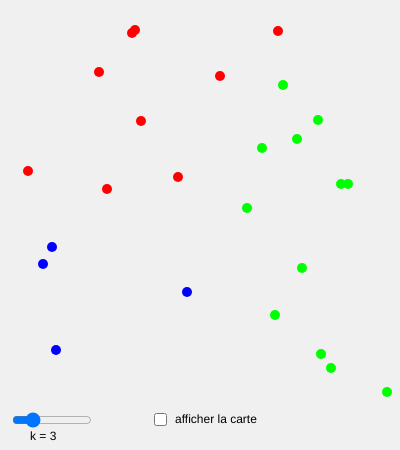
Frame 1 (no input)
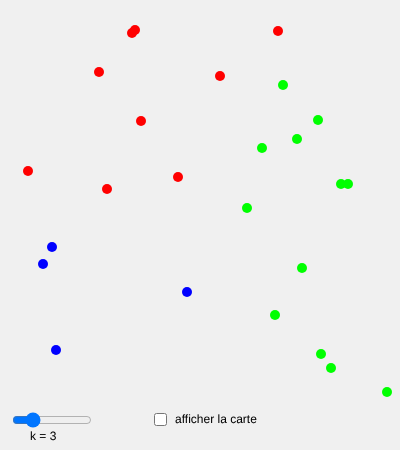
Frame 60 (no input)
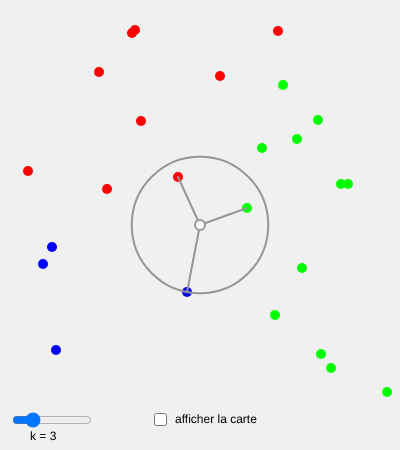
Frame 120 (the mouse pressed at the canvas centre since frame 60)

The p5.js sketch that drew these frames (run headless with seeded random() and noise() and a simulated clock; from frame 60 on, the mouse is pressed at the canvas centre):

// p5.js sketch
// ── sketch.js
let points = [];
let width = 400;
let height = 400;

let k_slider;
let k_knn = 1;
let knn_circle = {set: false};
let bg_checkbox;

// function qui determine la catégorie d'un point en fonction de ses coordonnées
// la catégorie correspond à un secteur angulaire de 120° centré au milieu du canevas
function getCategory(x, y) {
  let angle = atan2(y - height / 2, x - width / 2);
  let category = floor((angle + PI) / (2 * PI / 3)) + 1;
  return category;
}

// function qui calcule pour un point donné en paramètre, la catégorie de la majorité des k points le plus prés, k étant également un paramètre
// s'il n'ya pas de majorité, la catégorie retournée est '0'
function getKnnCircle(x, y, k) {
  let categories = [0, 0, 0];
  let distances = [];
  for (let i = 0; i < points.length; i++) {
    let otherPoint = points[i];
    let distance = dist(x, y, otherPoint.x, otherPoint.y);
    distances.push({
      distance: distance,
      x: otherPoint.x,
      y: otherPoint.y,
      category: otherPoint.category
    });
  }

  distances.sort((a, b) => a.distance - b.distance);
  for (let i = 0; i < k; i++) {
    categories[distances[i].category - 1]++;
  }

  // calcul de la catégorie majoritaire, si elle existe
  // 0 sinon
  let maxCategory = 0;
  let maxCount1 = 0;
  let maxCount2 = 0;
  // calcul du nombre de points des 2 catégories les plus présentes
  for (let i = 0; i < 3; i++) {
    if (categories[i] > maxCount1) {
      maxCount2 = maxCount1;
      maxCount1 = categories[i];
      maxCategory = i + 1;
    } else if (categories[i] > maxCount2) {
      maxCount2 = categories[i];
    }
  }
  if(maxCount1 == maxCount2)
    maxCategory = 0;

  // on ajoute les coordonnées des k points les plus proches
  // dans le tableau distances
  k_points = [];
  for(let i = 0; i < k; i++)
  {
    k_points.push({x: distances[i].x, y: distances[i].y});
  }

  return {
    set: true, 
    category: maxCategory, 
    radius: distances[k-1].distance, 
    x: x, y: y,
    points: k_points};
}


function getMajorityCategory(point, k) {
  let categories = [0, 0, 0];
  let distances = [];
  for (let i = 0; i < points.length; i++) {
    let otherPoint = points[i];
    let distance = dist(point.x, point.y, otherPoint.x, otherPoint.y);
    distances.push({
      distance: distance,
      category: otherPoint.category
    });
  }

  distances.sort((a, b) => a.distance - b.distance);
  for (let i = 0; i < k; i++) {
    categories[distances[i].category - 1]++;
  }

  // calcul de la catégorie majoritaire, si elle existe
  // 0 sinon
  let maxCategory = 0;
  let maxCount1 = 0;
  let maxCount2 = 0;
  // calcul du nombre de points des 2 catégories les plus présentes
  for (let i = 0; i < 3; i++) {
    if (categories[i] > maxCount1) {
      maxCount2 = maxCount1;
      maxCount1 = categories[i];
      maxCategory = i + 1;
    } else if (categories[i] > maxCount2) {
      maxCount2 = categories[i];
    }
  }
  if(maxCount1 == maxCount2)
    maxCategory = 0;

  return maxCategory;
}


// fonction qui dessine un fond de carte composé d'un ensemble de carrés dont la couleur
// est déterminée par la catégorie du point le plus proche
function drawBackground() {

  for (let x = 0; x < width; x += 5) {
    for (let y = 0; y < height; y += 5) {
      let category = getMajorityCategory({
        x: x,
        y: y
      },k_knn);
      if (category === 1) {
        fill(255, 200, 200);
      } else if (category === 2) {
        fill(200, 255, 200);
      } else if (category === 3) {
        fill(200, 200, 255);
      } else {
        fill(255, 255, 255);
      }

      // rectangle sans bordure
      noStroke();
      rect(x, y, 10, 10);
    }
  }
}
  

// ********************************************************************************************************************
// fonction reservée à p5.js qui est appelée lorsqu'on clique sur le canevas
// fonction qui dessine un cercle lorsqu'on clique sur le canevas
function mousePressed() {
  if((mouseY <= height) && (mouseX <= width)){
    knn_circle.set = true;
    knn_circle.x = mouseX;
    knn_circle.y = mouseY;
  }
}


// ********************************************************************************************************************
// fonction setup de p5.js
function setup() {

  createCanvas(width, height+50);

  // creation d'un tableau de 10 points en p5.js avec une catégorie parmi 1 à 3
  
  for (let i = 0; i < 25; i++) {
    x = 5 + floor(random(width - 10));
    y = 5 + floor(random(height - 10));
    points.push({
      x: x,
      y: y,
      category: getCategory(x, y)
    });
  }

  k_slider = createSlider(1, 11, 3);
  k_slider.position( 10, height + 10);
  k_slider.size(80);

  bg_checkbox = createCheckbox();
  bg_checkbox.position(150, height + 10);
}

// ********************************************************************************************************************
// fonction draw de p5.js
function draw() {

  background(240);
  if(bg_checkbox.checked())
    drawBackground();

  // affichage de la valeur des controles
  fill(0, 0, 0);
  strokeWeight(0);
  k_knn = k_slider.value();
  text('k = ' + k_knn , 30, height + 40);
  text('afficher la carte', 175, height + 23);

  // affichage des points du tableau points
  stroke(0);
  for (let i = 0; i < points.length; i++) {
    let point = points[i];
    if (point.category === 1) {
      fill(255, 0, 0);
    } else if (point.category === 2) {
      fill(0, 255, 0);
    } else {
      fill(0, 0, 255);
    }
    ellipse(point.x, point.y, 10, 10);
  }

  // affichage du cercle knn
  if(knn_circle.set)
  {
    knn_circle = getKnnCircle(knn_circle.x, knn_circle.y ,k_knn)

    noFill();
    strokeWeight(2);

    // affichage des droites entre les k points les plus proches et le point considéré
    stroke(150);
    for(let i = 0; i < knn_circle.points.length; i++)
    {
      let point = knn_circle.points[i];
      line(knn_circle.x, knn_circle.y, point.x, point.y);
    }

    circle(knn_circle.x, knn_circle.y, 2 * knn_circle.radius);
    if (knn_circle.category === 1) {
      fill(255, 0, 0);
    } else if (knn_circle.category === 2) {
      fill(0, 255, 0);
    } else if (knn_circle.category === 3) {
      fill(0, 0, 255);
    } else {
      fill(255, 255, 255);
    }
    ellipse(knn_circle.x, knn_circle.y, 10, 10);

    strokeWeight(1);
  }
}

// ── style.css
html, body {
  margin: 0;
  padding: 0;
  min-height: 100%;
}

body {
  display: flex;
  align-items: center;
  justify-content: center;
  min-height: 100vh;
  background: linear-gradient(180deg, #eef3f6 0%, #dce6eb 100%);
  font-family: "Avenir Next", "Segoe UI", sans-serif;
  color: #1f2a33;
}

.app {
  width: min(94vw, 980px);
  display: flex;
  flex-direction: column;
  align-items: center;
  gap: 18px;
  padding: 28px 24px 32px;
}

.workspace {
  width: 100%;
  display: flex;
  align-items: center;
  justify-content: center;
  gap: 28px;
}

.side-panel {
  display: flex;
  flex-direction: column;
  gap: 14px;
  min-width: 230px;
}

h1 {
  margin: 0;
  text-align: center;
  font-size: clamp(1.8rem, 3vw, 2.4rem);
  letter-spacing: 0.02em;
}

.controls {
  display: flex;
  flex-direction: column;
  gap: 14px;
}

.control-group {
  display: flex;
  align-items: center;
  gap: 10px;
  padding: 10px 14px;
  background: rgba(255, 255, 255, 0.72);
  border: 1px solid rgba(31, 42, 51, 0.12);
  border-radius: 14px;
  backdrop-filter: blur(6px);
}

.checkbox-group {
  cursor: pointer;
}

.zoom-group {
  flex-wrap: wrap;
  justify-content: center;
}

.zoom-buttons {
  display: flex;
  gap: 8px;
}

button {
  border: none;
  border-radius: 10px;
  padding: 8px 12px;
  background: #1f2a33;
  color: #fff;
  cursor: pointer;
  font: inherit;
}

button:hover {
  background: #2c3c47;
}

input[type="range"] {
  accent-color: #1f2a33;
}

.legend {
  display: flex;
  flex-direction: column;
  align-items: flex-start;
  gap: 12px;
  padding: 12px 16px;
  background: rgba(255, 255, 255, 0.72);
  border: 1px solid rgba(31, 42, 51, 0.12);
  border-radius: 14px;
}

.legend-item {
  display: inline-flex;
  align-items: center;
  gap: 8px;
}

.legend-color {
  width: 14px;
  height: 14px;
  border-radius: 50%;
  border: 1px solid rgba(0, 0, 0, 0.15);
}

.legend-red {
  background: #e53935;
}

.legend-green {
  background: #43a047;
}

.legend-blue {
  background: #1e88e5;
}

#sketch-holder {
  display: flex;
  align-items: center;
  justify-content: center;
}

canvas {
  display: block;
}

@media (max-width: 640px) {
  .app {
    width: min(96vw, 980px);
    padding: 20px 14px 24px;
  }

  .workspace {
    flex-direction: column;
    align-items: center;
  }

  .side-panel {
    width: 100%;
    min-width: 0;
    max-width: 560px;
  }
}
